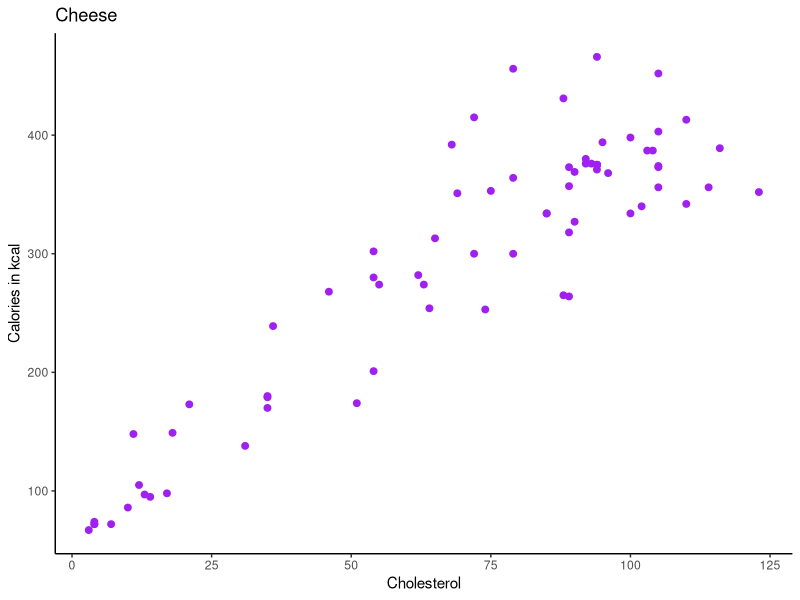

This figure's R source:
## ---- chunk 1
library(tidyverse)

cheese <- read_csv("data_raw/cheese.csv")

plot1 <- ggplot(cheese, aes(x = chol, y = kcal)) + 
     geom_point(color='purple', size=2) + 
     theme_classic() +
     xlab("Cholesterol") +
     ylab("Calories in kcal") +
     ggtitle("Cheese")

plot1
